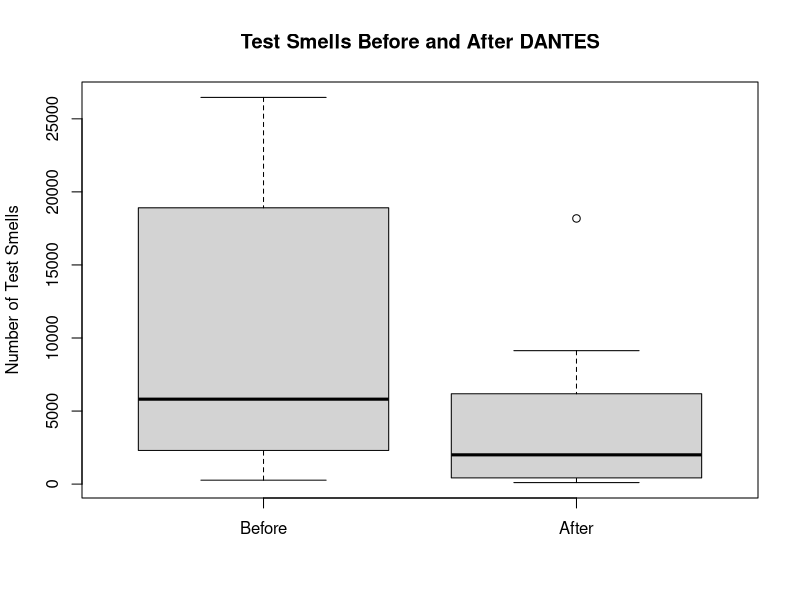

Source code (R):
## ---- chunk 1
BEFORE <- list(
  Accumulo   = c(3644, 10, 460, 1, 186, 128, 28, 1185, 41, 6, 49),
  AMDP       = c(175, 0, 39, 0, 6, 15, 0, 21, 14, 0, 0),
  Bookkeeper = c(4958, 189, 866, 2, 1175, 262, 92, 2885, 280, 15, 33),
  Cassandra  = c(8790, 54, 2089, 0, 1219, 158, 490, 13216, 301, 80, 69),
  Cayenne    = c(4180, 0, 232, 1, 65, 72, 6, 1238, 72, 0, 22),
  CXF        = c(11045, 128, 1043, 8, 1724, 271, 158, 4088, 404, 27, 14),
  DBLE       = c(815, 2, 66, 4, 8, 2, 31, 472, 0, 19, 1),
  Hive       = c(11104, 66, 1404, 5, 716, 283, 118, 5167, 92, 191, 183),
  Kapua      = c(431, 12, 295, 0, 491, 830, 10, 230, 1, 3, 2),
  Wicket     = c(3709, 14, 554, 0, 176, 73, 7, 1032, 25, 17, 52)
)

AFTER <- list(
  Accumulo   = c(903, 7, 180, 0, 114, 27, 16, 673, 35, 0, 15),
  AMDP       = c(50, 0, 12, 0, 3, 14, 0, 15, 10, 0, 0),
  Bookkeeper = c(1861, 103, 412, 2, 727, 77, 73, 1837, 241, 3, 14),
  Cassandra  = c(3467, 48, 1281, 0, 986, 55, 440, 11589, 255, 33, 28),
  Cayenne    = c(319, 0, 52, 0, 52, 12, 3, 708, 68, 0, 4),
  CXF        = c(2096, 85, 161, 5, 1152, 47, 120, 2232, 278, 1, 6),
  DBLE       = c(91, 1, 4, 4, 4, 2, 29, 276, 0, 15, 0),
  Hive       = c(4361, 50, 552, 1, 479, 95, 93, 3318, 82, 63, 38),
  Kapua      = c(21, 9, 99, 0, 81, 76, 6, 61, 0, 0, 0),
  Wicket     = c(1072, 14, 195, 0, 149, 9, 5, 532, 23, 2, 33)
)
## ---- chunk 2
print(AFTER)
print(BEFORE)
## ---- chunk 3
before <- sapply(BEFORE, sum)
after <- sapply(AFTER, sum)

diference <- before - after

reduction <- (diference / before) * 100

results <- data.frame(
  Project = names(before),
  Before = as.numeric(before),
  After = as.numeric(after),
  Difference = as.numeric(diference),
  Reduction = round(as.numeric(reduction), 2)
)

knitr::kable(
  results,
  caption = "Test smell reduction by project."
)
## ---- chunk 4
before <- sapply(BEFORE, sum)
after <- sapply(AFTER, sum)

# Paired differences
diference <- before - after

# Shapiro-Wilk normality test
shapiro.test(diference)
## ---- chunk 5
resultado_t <- t.test(
  before,
  after,
  paired = TRUE,
  alternative = "two.sided",
  conf.level = 0.95
)

print(resultado_t)
## ---- chunk 6
# Total occurrences per project
before <- sapply(BEFORE, sum)
after <- sapply(AFTER, sum)

# Paired differences
paired_differences <- before - after

# Wilcoxon signed-rank test (two-sided)
wilcoxon_test <- wilcox.test(
  before,
  after,
  paired = TRUE,
  alternative = "two.sided",
  exact = TRUE,
  conf.level = 0.95
)

print(wilcoxon_test)
## ---- chunk 7
boxplot(
  before,
  after,
  names = c("Before", "After"),
  ylab = "Number of Test Smells",
  main = "Test Smells Before and After DANTES"
)
